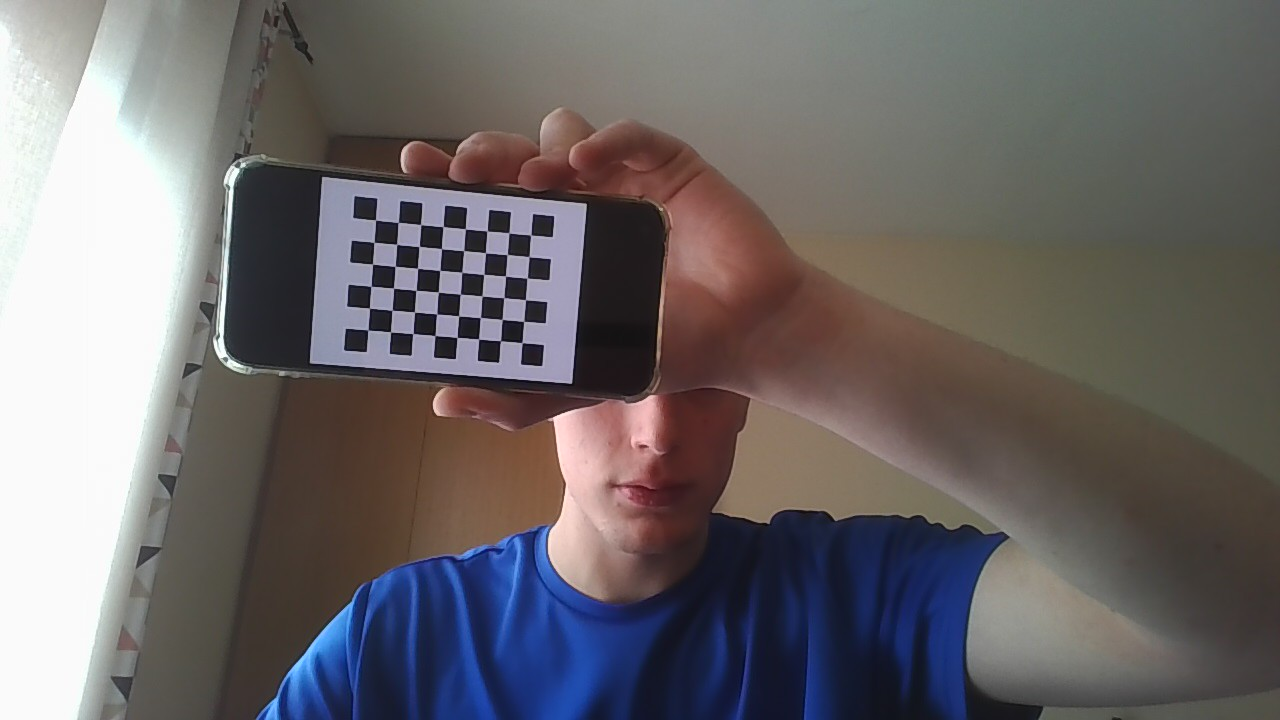
#> input picture Camara/Foto_1.jpg, 1280 x 720 px; its folder holds only this picture in this run
$ python calibracion.py
#> lines starting #> are read from the running program, lines starting #| are printed output that depends on the picture; after the words box and inside, x2 and y2 are one past the last pixel; in counts of white or black regions, pixels touching at a corner belong together; long printed decimals are rounded
import numpy as np
import cv2 as cv
import glob
import os
import matplotlib.pyplot as plt

def calibrate(showPics=True):
    # Read Images
#> called with showPics = True
    calibrationDir = r'C:\Users\javip\OneDrive\Escritorio\Camara'
    imgPathList = glob.glob(os.path.join(calibrationDir, 'Foto_*.jpg'))

    if not imgPathList:
        print("No se encontraron imágenes. Verifica la ruta y los nombres de los archivos.")
        return None, None

    # Initialize
    nRows = 8
    nCols = 6
    termCriteria = (cv.TERM_CRITERIA_EPS + cv.TERM_CRITERIA_MAX_ITER, 30, 0.001)

    worldPtsCur = np.zeros((nRows * nCols, 3), np.float32)
    worldPtsCur[:, :2] = np.mgrid[0:nRows, 0:nCols].T.reshape(-1, 2)
    worldPtsList = []
    imgPtsList = []

    # Find Corners
    for curImgPath in imgPathList:
        imgBGR = cv.imread(curImgPath)
#> imgBGR is the input picture: shape (720, 1280, 3); mean B, G, R 105.3, 104, 108.5
        imgGray = cv.cvtColor(imgBGR, cv.COLOR_BGR2GRAY)
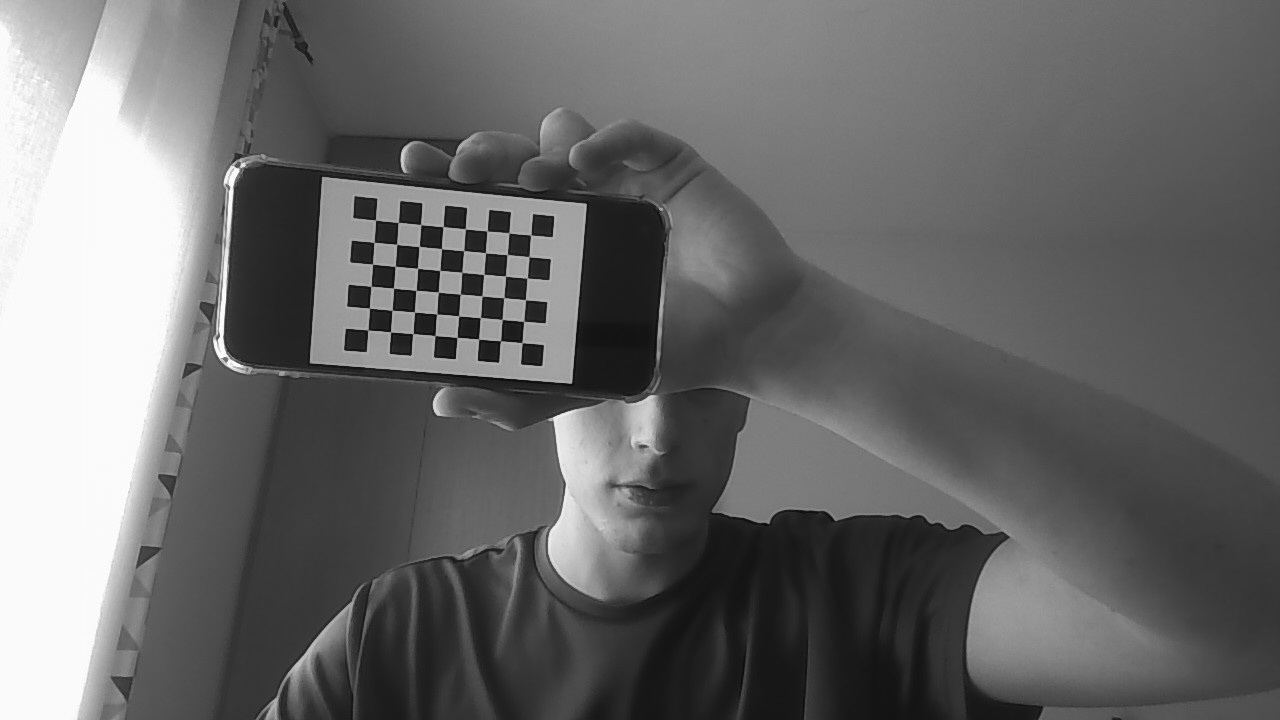
#> imgGray: shape (720, 1280); min 6, max 255, mean 105.5
        cornersFound, cornersOrg = cv.findChessboardCorners(imgGray, (nRows, nCols), None)
#> cornersFound = True; cornersOrg = 48 rows, first 8: [375.5, 220], [398.3, 222.4], [420.7, 224.5], [442.9, 226.6], [465.3, 228.8], [487, 231], [508.9, 232.9], [530.6, 235.2]

        if cornersFound:
            worldPtsList.append(worldPtsCur)
            cornersRefined = cv.cornerSubPix(imgGray, cornersOrg, (11, 11), (-1, -1), termCriteria)
#> cornersRefined = 48 rows, first 8: [375.5, 220.1], [398.1, 222.4], [420.6, 224.6], [443.1, 226.7], [465.4, 228.8], [487, 231], [508.9, 232.8], [530.7, 235]
            imgPtsList.append(cornersRefined)

            if showPics:
                cv.drawChessboardCorners(imgBGR, (nRows, nCols), cornersRefined, cornersFound)
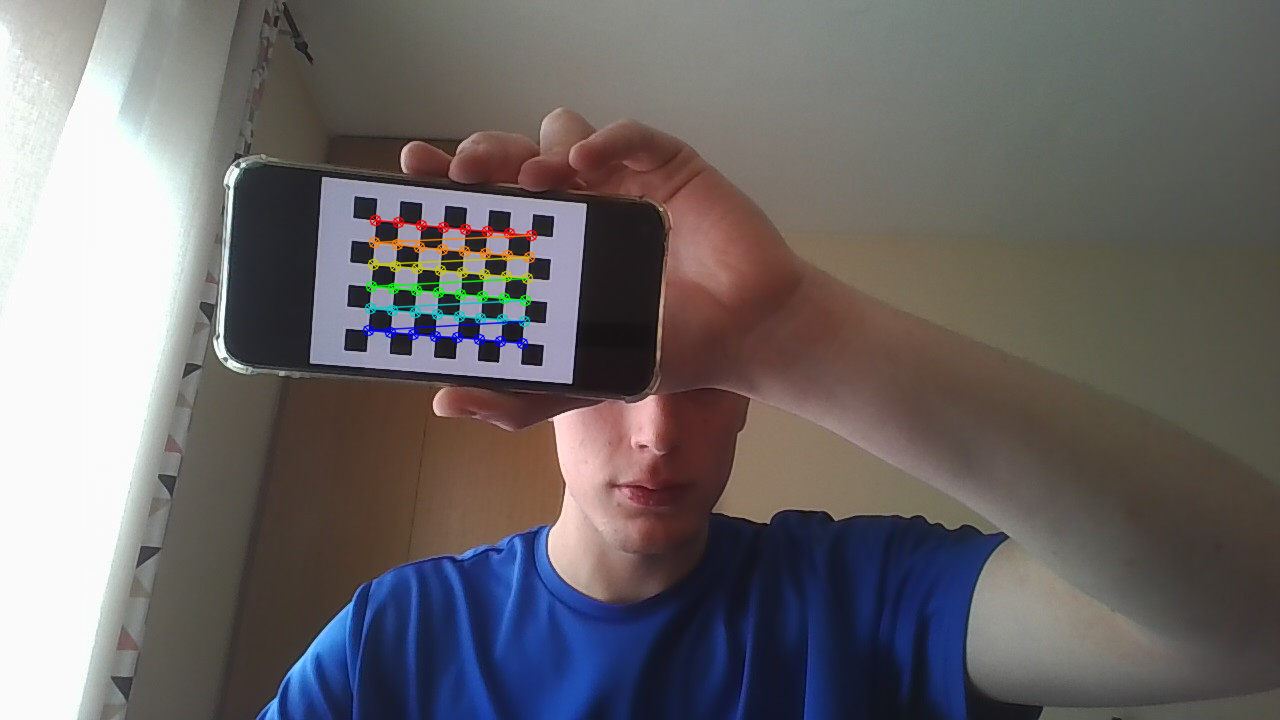
#> imgBGR: shape (720, 1280, 3); 0.93% of pixels changed, all inside (x1, y1, x2, y2) = (362, 214, 538, 350)
                cv.imshow('Chessboard', imgBGR)
                cv.waitKey(500)

    cv.destroyAllWindows()

    # Calibrate
    repError, camMatrix, distCoeff, rvecs, tvecs = cv.calibrateCamera(
        worldPtsList, imgPtsList, imgGray.shape[::-1], None, None)
#> repError = 0.127; camMatrix = [[371.7, 0, 584.8], [0, 372.6, 321.9], [0, 0, 1]]; distCoeff = [[-0.116, 0.367, -0.00258, -0.00592, -0.42]]; rvecs = ([0.0258, -0.0553, 0.0836],); tvecs = ([-9.47, -4.59, 16.77],)

    print('Camera Matrix:\n', camMatrix)
#| Camera Matrix:
#|  [[371.740   0.         584.829]
#|  [  0.         372.595 321.886]
#|  [  0.           0.           1.        ]]
    print("Reproj Error (pixels): {:.4f}".format(repError))
#| Reproj Error (pixels): 0.1269

    # Save Calibration Parameters
    curFolder = os.path.dirname(os.path.abspath(__file__))
    paramPath = os.path.join(curFolder, 'calibration.npz')
    np.savez(paramPath, repError=repError, camMatrix=camMatrix,
             distCoeff=distCoeff, rvecs=rvecs, tvecs=tvecs)

    return camMatrix, distCoeff


def runCalibration():
    calibrate(showPics=True)


if __name__ == '__main__':
    runCalibration()

$ run again, on Camara/Foto_5.jpg
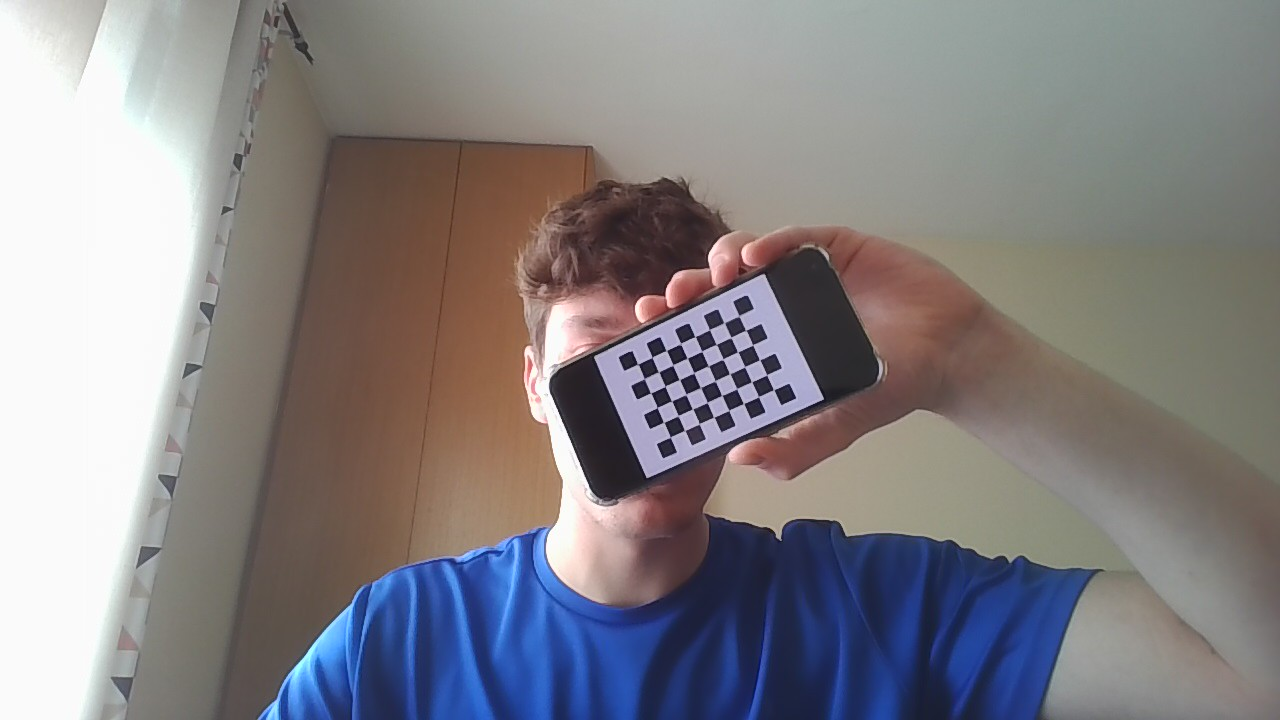
#> input picture Camara/Foto_5.jpg, 1280 x 720 px
#> in calibrate, imgBGR is the input picture: shape (720, 1280, 3); mean B, G, R 133, 129.9, 133.3
#> in calibrate, `imgGray = cv.cvtColor(imgBGR, cv.COLOR_BGR2GRAY)`:
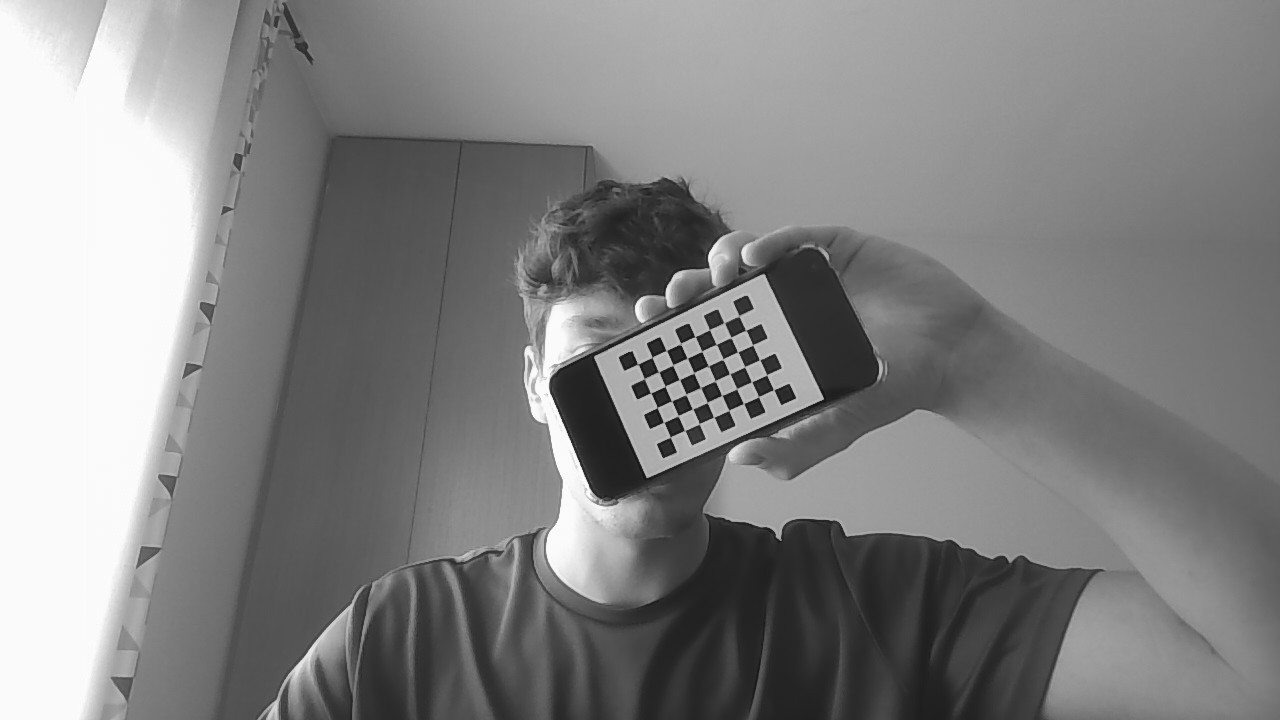
#> imgGray: shape (720, 1280); min 15, max 255, mean 131.2
#> cornersFound = True; cornersOrg = 48 rows, first 8: [637.5, 364.1], [651.9, 357.5], [666.4, 350.6], [680.4, 344.1], [695.1, 336.6], [709.4, 329.6], [724.2, 322.7], [738.7, 316.3]
#> cornersRefined = 48 rows, first 8: [638, 364], [652.1, 357.2], [666.3, 350.4], [680.5, 343.6], [695, 336.5], [709.5, 329.6], [724.2, 322.8], [738.8, 315.8]
#> in calibrate, `cv.drawChessboardCorners(imgBGR, (nRows, nCols), cornersRefined, corne..`:
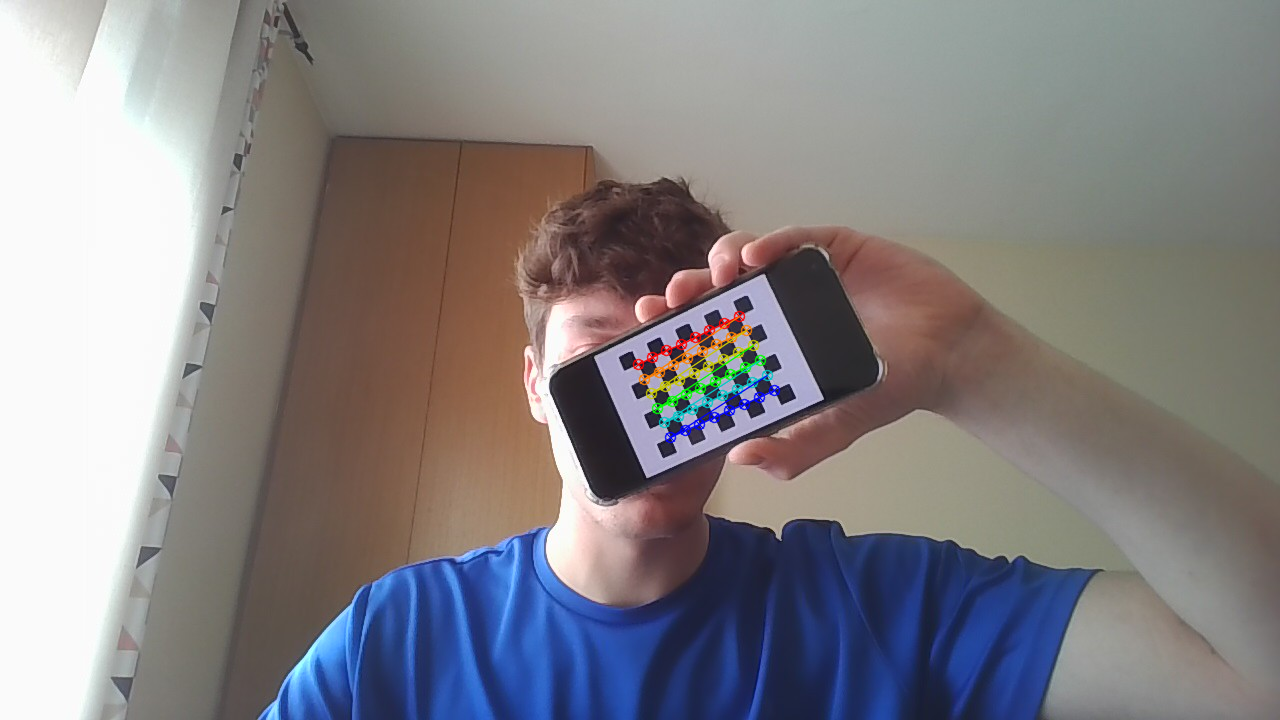
#> imgBGR: shape (720, 1280, 3); 0.74% of pixels changed, all inside (x1, y1, x2, y2) = (632, 310, 781, 444)
#> repError = 0.106; camMatrix = [[638.2, 0, 661.3], [0, 646, 355.2], [0, 0, 1]]; distCoeff = [[-0.915, 40.38, -0.00655, 0.0152, -623.8]]; rvecs = ([-0.118, 0.153, -0.431],); tvecs = ([-1.48, 0.554, 40.36],)
#| Camera Matrix:
#|  [[638.197   0.         661.347]
#|  [  0.         646.017 355.175]
#|  [  0.           0.           1.        ]]
#| Reproj Error (pixels): 0.1063

$ run again, on Camara/Foto_7.jpg
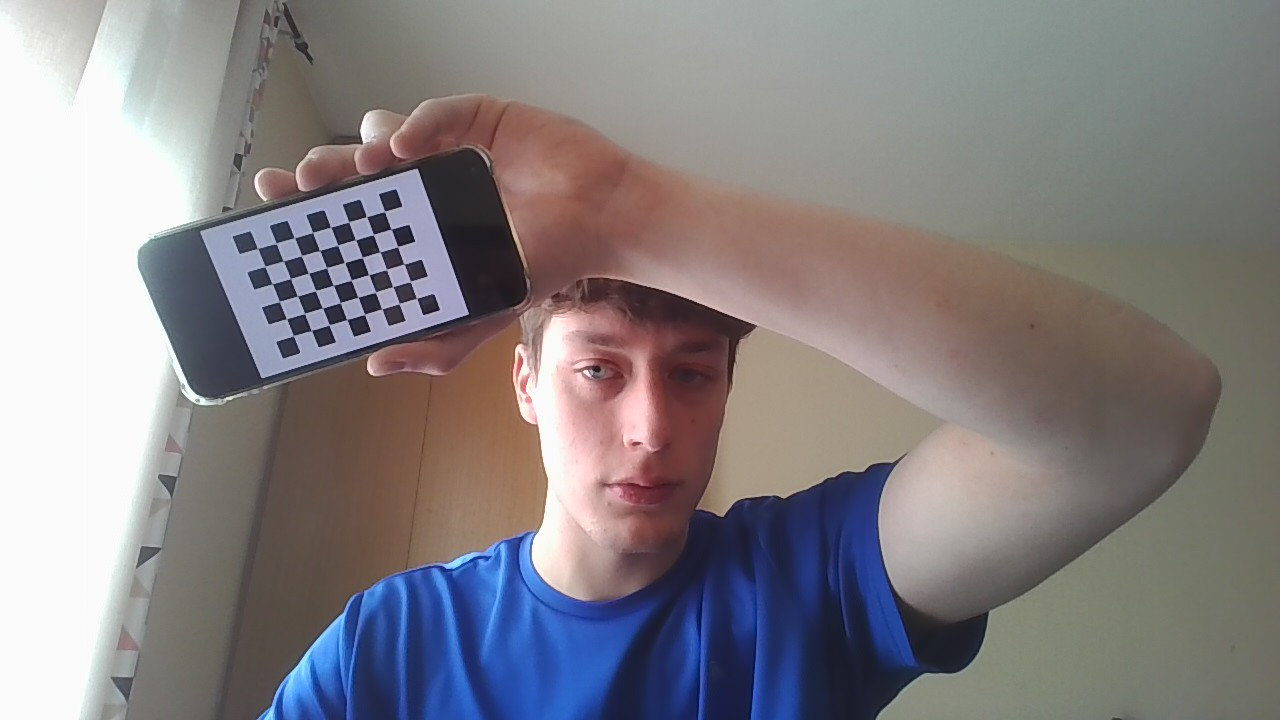
#> input picture Camara/Foto_7.jpg, 1280 x 720 px
#> in calibrate, imgBGR is the input picture: shape (720, 1280, 3); mean B, G, R 131.9, 128.9, 133.6
#> in calibrate, `imgGray = cv.cvtColor(imgBGR, cv.COLOR_BGR2GRAY)`:
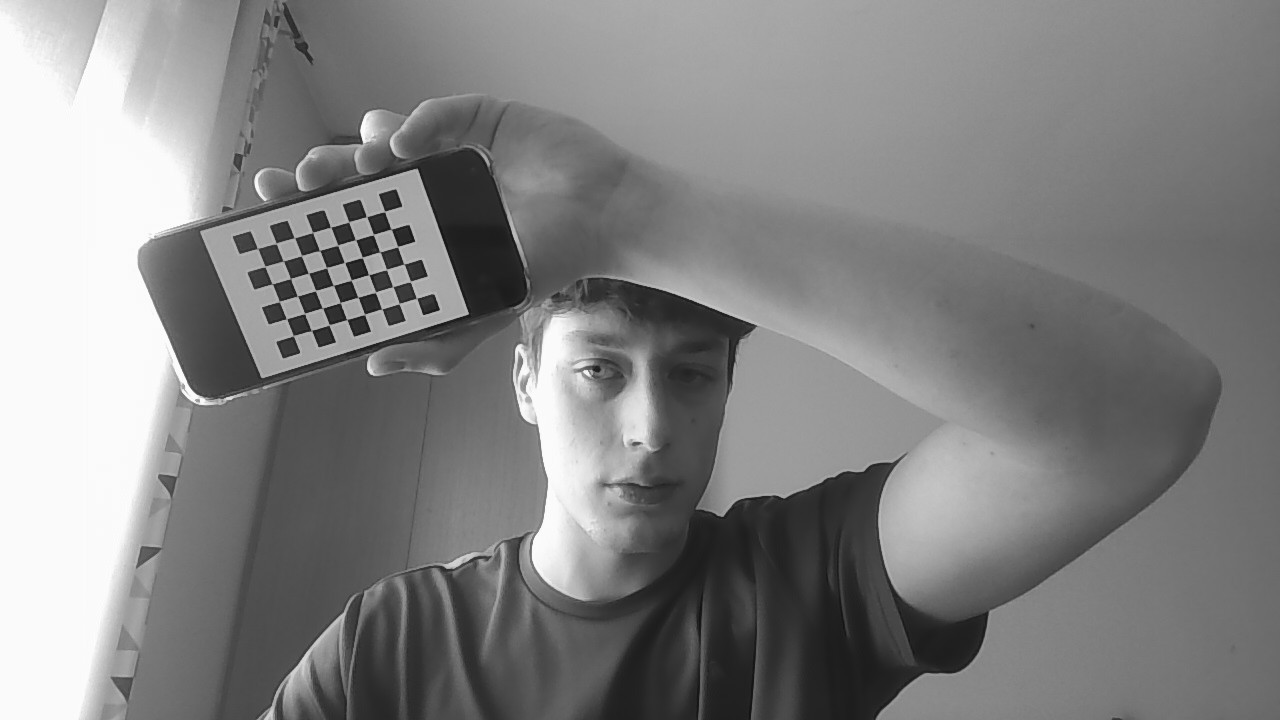
#> imgGray: shape (720, 1280); min 17, max 255, mean 130.7
#> cornersFound = True; cornersOrg = 48 rows, first 8: [257.4, 248.5], [275.9, 243.5], [294.4, 237.9], [312.8, 232.2], [330.5, 227.2], [348.8, 221.9], [366.5, 216.8], [384.8, 211.5]
#> cornersRefined = 48 rows, first 8: [257.6, 248.4], [276.2, 243.2], [294.4, 237.8], [312.6, 232.4], [330.7, 227.2], [348.7, 221.8], [366.6, 216.7], [384.6, 211.4]
#> in calibrate, `cv.drawChessboardCorners(imgBGR, (nRows, nCols), cornersRefined, corne..`:
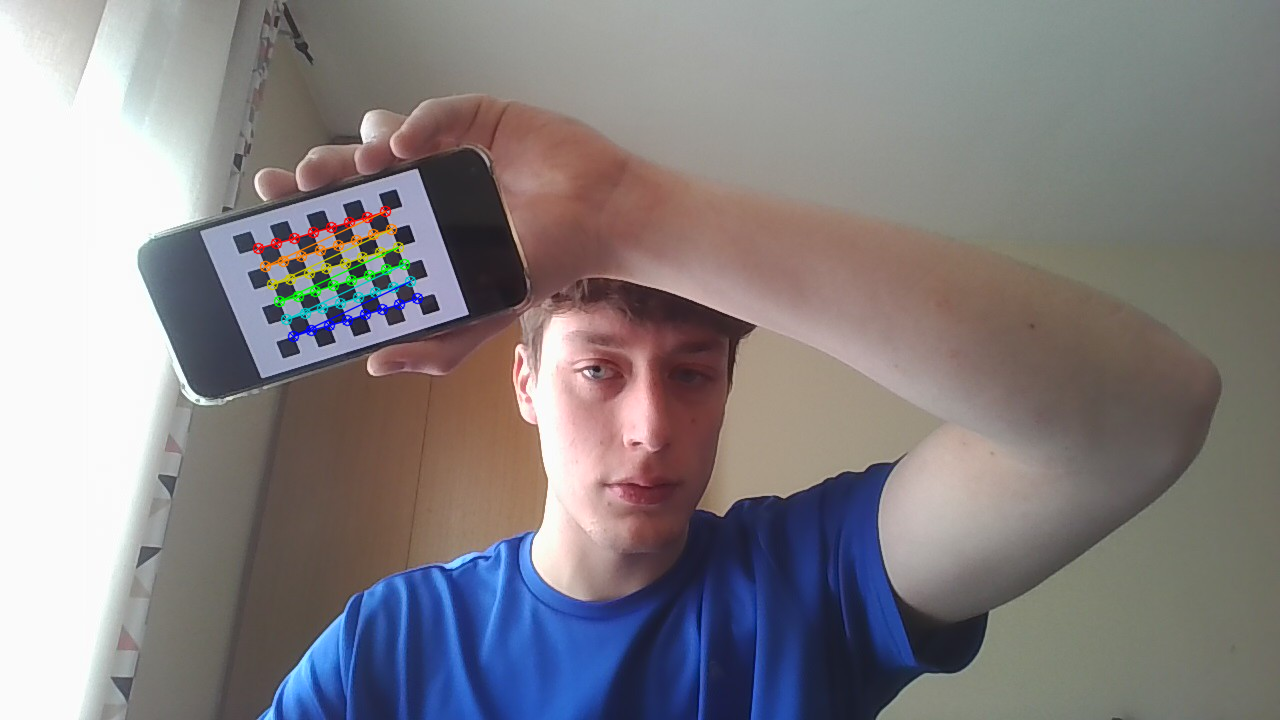
#> imgBGR: shape (720, 1280, 3); 0.82% of pixels changed, all inside (x1, y1, x2, y2) = (252, 205, 424, 343)
#> repError = 0.127; camMatrix = [[623.3, 0, 643.3], [0, 605.3, 432.8], [0, 0, 1]]; distCoeff = [[0.0376, 0.117, 0.014, 0.0176, -0.114]]; rvecs = ([0.141, -0.0581, -0.309],); tvecs = ([-20.86, -10.35, 33.33],)
#| Camera Matrix:
#|  [[623.342   0.         643.254 ]
#|  [  0.         605.316 432.802]
#|  [  0.           0.           1.        ]]
#| Reproj Error (pixels): 0.1265
